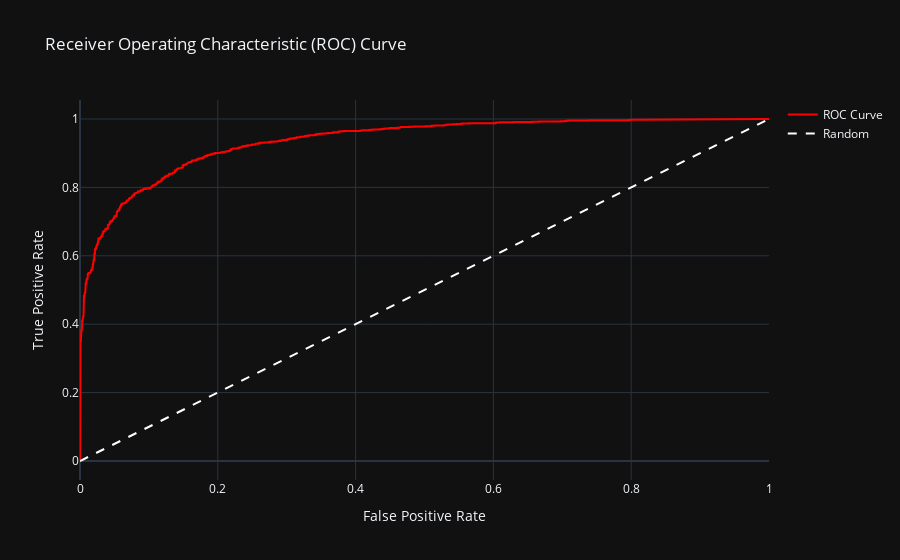

Notebook code cell kept with this figure:
### Code cell
fig = go.Figure()

fig.add_trace(go.Scatter(
    x=fpr, y=tpr,
    mode='lines',
    line=dict(color='red', width=2),
    name='ROC Curve'
))
fig.add_trace(go.Scatter(
    x=[0, 1], y=[0, 1],
    mode='lines',
    line=dict(color='White', width=2, dash='dash'),
    name='Random'
))
fig.update_layout(
    title='Receiver Operating Characteristic (ROC) Curve',
    xaxis_title='False Positive Rate',
    yaxis_title='True Positive Rate',
    template='plotly_dark'
)
fig.show()

### Figure 1 — Plotly figure (JSON) as saved in the notebook; plotly's stock layout.template omitted (floating-point values rounded to 4 significant figures; data arrays with more than 128 entries replaced by an {"elided": "..."} marker saying what was removed)
{"data": [{"line": {"color": "red", "width": 2}, "mode": "lines", "name": "ROC Curve", "type": "scatter", "x": {"elided": "694 float values"}, "y": {"elided": "694 float values"}}, {"line": {"color": "White", "dash": "dash", "width": 2}, "mode": "lines", "name": "Random", "type": "scatter", "x": [0, 1], "y": [0, 1]}], "layout": {"title": {"text": "Receiver Operating Characteristic (ROC) Curve"}, "xaxis": {"title": {"text": "False Positive Rate"}}, "yaxis": {"title": {"text": "True Positive Rate"}}}}
